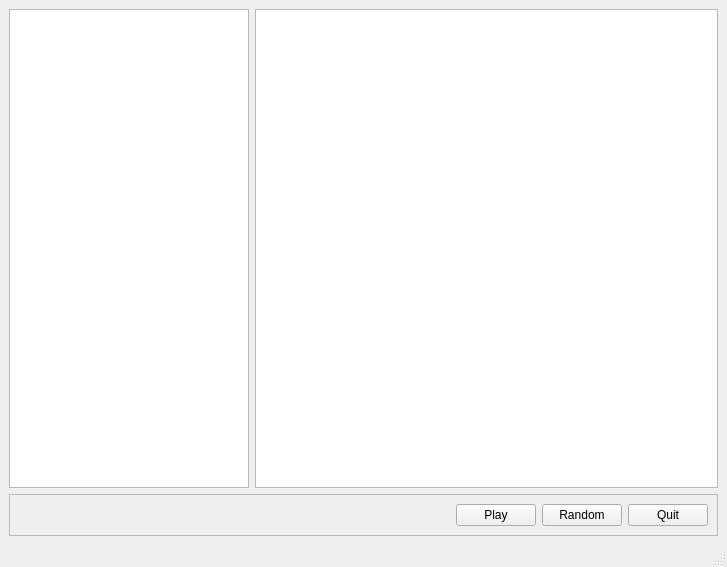
<?xml version="1.0" encoding="UTF-8"?>
<ui version="4.0">
 <class>foobarMainWindow</class>
 <widget class="QMainWindow" name="foobarMainWindow">
  <property name="geometry">
   <rect>
    <x>0</x>
    <y>0</y>
    <width>727</width>
    <height>567</height>
   </rect>
  </property>
  <property name="sizePolicy">
   <sizepolicy hsizetype="Preferred" vsizetype="Preferred">
    <horstretch>0</horstretch>
    <verstretch>0</verstretch>
   </sizepolicy>
  </property>
  <property name="windowTitle">
   <string>MainWindow</string>
  </property>
  <widget class="QWidget" name="centralwidget">
   <property name="sizePolicy">
    <sizepolicy hsizetype="Preferred" vsizetype="Preferred">
     <horstretch>0</horstretch>
     <verstretch>0</verstretch>
    </sizepolicy>
   </property>
   <property name="maximumSize">
    <size>
     <width>16777215</width>
     <height>16777215</height>
    </size>
   </property>
   <layout class="QVBoxLayout" name="verticalLayout">
    <item>
     <layout class="QHBoxLayout" name="a_horizontalLayout">
      <item>
       <widget class="QTableWidget" name="tableWidget">
        <property name="maximumSize">
         <size>
          <width>240</width>
          <height>16777215</height>
         </size>
        </property>
       </widget>
      </item>
      <item>
       <widget class="QPlainTextEdit" name="plainTextEdit"/>
      </item>
     </layout>
    </item>
    <item>
     <widget class="QFrame" name="frame">
      <property name="frameShape">
       <enum>QFrame::StyledPanel</enum>
      </property>
      <property name="frameShadow">
       <enum>QFrame::Raised</enum>
      </property>
      <layout class="QGridLayout" name="gridLayout">
       <item row="0" column="1">
        <widget class="QPushButton" name="btnPlay">
         <property name="text">
          <string>Play</string>
         </property>
        </widget>
       </item>
       <item row="0" column="2">
        <widget class="QPushButton" name="btnRandQuote">
         <property name="text">
          <string>Random</string>
         </property>
        </widget>
       </item>
       <item row="0" column="3">
        <widget class="QPushButton" name="btnQuit">
         <property name="text">
          <string>Quit</string>
         </property>
        </widget>
       </item>
       <item row="0" column="0">
        <spacer name="horizontalSpacer">
         <property name="orientation">
          <enum>Qt::Horizontal</enum>
         </property>
         <property name="sizeHint" stdset="0">
          <size>
           <width>40</width>
           <height>20</height>
          </size>
         </property>
        </spacer>
       </item>
      </layout>
     </widget>
    </item>
   </layout>
  </widget>
  <widget class="QMenuBar" name="menubar">
   <property name="geometry">
    <rect>
     <x>0</x>
     <y>0</y>
     <width>727</width>
     <height>24</height>
    </rect>
   </property>
  </widget>
  <widget class="QStatusBar" name="statusbar"/>
 </widget>
 <resources/>
 <connections/>
</ui>
